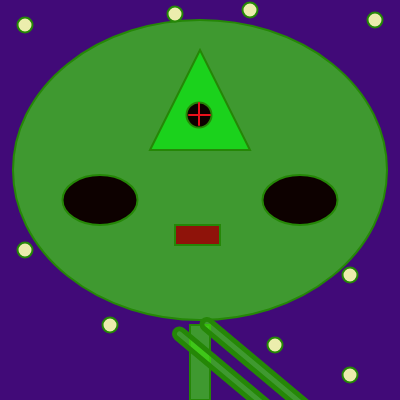
Frame 1 (no input)
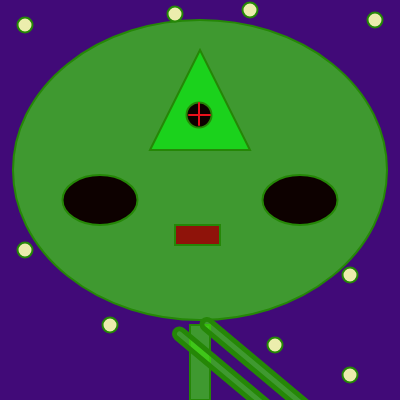
Frame 60 (no input)
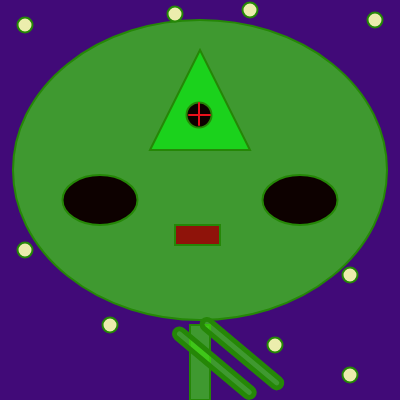
Frame 120 (the mouse pressed at the canvas centre since frame 60)

The p5.js sketch that drew these frames (run headless with seeded random() and noise() and a simulated clock; from frame 60 on, the mouse is pressed at the canvas centre):

// p5.js sketch
// ── sketch.js
let arm = 375;
let speed = 4;

function setup() {
  createCanvas(400, 400);
}

function draw() {
  background(65, 10, 120);
  
  stroke(37, 135, 7);
  strokeWeight(2);
  
  //head
  fill(63, 219, 15, 175);
  ellipse(200,170, 374, 300);
  
  //third eye
  fill(2, 250, 15, 150);
  triangle(150, 150, 200, 50, 250, 150);
  fill(13, 1, 0);
  ellipse(199, 115, 25, 25); 
  
  //right eye
  fill(13, 1, 0);
  ellipse(300, 200, 75, 50);
  
  //left eye
  ellipse(100, 200, 75, 50);
  
  //nose
  fill(143, 19, 10);
  rect(175, 225, 45, 20);

  //body
  fill(63, 219, 15, 175);
  rect(190, 325, 20, 75);
  
  //arm
  strokeWeight(5)
  push();
  translate(200, 325);
  rotate(radians(-50));
  rect(0, 0, 10, arm, 50);
  rect(-25, -15, 10, arm, 50)
  arm = arm - speed;
  
  if (arm >=375)
  {
    speed = -speed;
  }
  console.log(arm);
  
  if (arm <=-200)
    {
      speed = -speed;
    }

  pop();
  
  //stars
  fill(236, 237, 173);
  strokeWeight (2);
  ellipse(25, 25, 15,15);
  ellipse(25, 250, 15, 15);
  ellipse(375, 20, 15, 15);
  ellipse(350, 275, 15, 15);
  ellipse(350, 375, 15, 15);
  ellipse(250, 10, 15, 15);
  ellipse(175, 14, 15, 15);
  ellipse(275, 345, 15, 15);
  ellipse(110, 325, 15, 15);
  
  //third eye line
  stroke(235, 16, 27);
  line(189, 115, 210, 115);
  line(199, 103, 199, 125);
  
  
}
